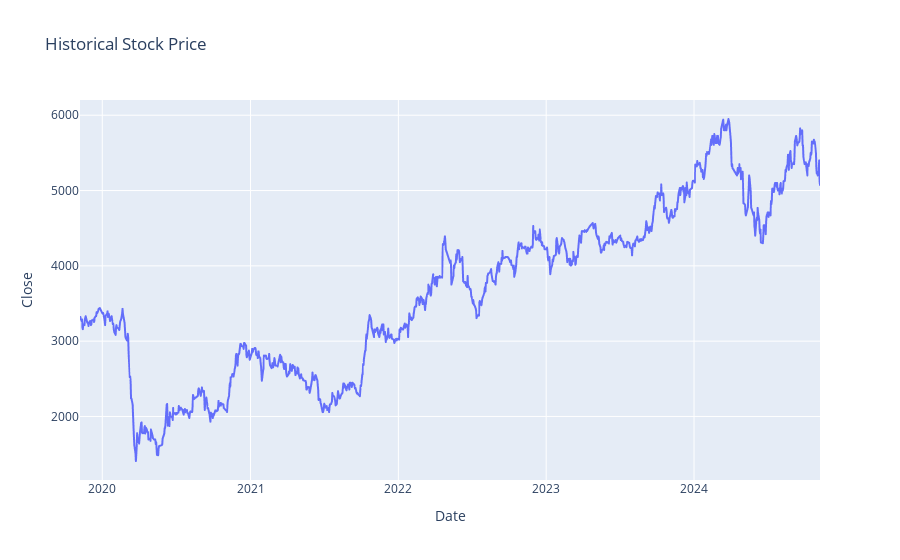

This figure's notebook cell:
### Code cell
fig = px.line(historical_data, x=historical_data.index, y="Close", title='Historical Stock Price')
fig.show()

### Figure 1 — Plotly figure (JSON) as saved in the notebook; plotly's stock layout.template omitted (floating-point values rounded to 4 significant figures; data arrays with more than 128 entries replaced by an {"elided": "..."} marker saying what was removed)
{"data": [{"hovertemplate": "Date=%{x}<br>Close=%{y}<extra></extra>", "legendgroup": "", "line": {"color": "#636efa", "dash": "solid"}, "marker": {"symbol": "circle"}, "mode": "lines", "name": "", "showlegend": false, "type": "scattergl", "x": {"elided": "1213 str values"}, "xaxis": "x", "y": {"elided": "1213 float values"}, "yaxis": "y"}], "layout": {"legend": {"tracegroupgap": 0}, "title": {"text": "Historical Stock Price"}, "xaxis": {"anchor": "y", "domain": [0, 1], "title": {"text": "Date"}}, "yaxis": {"anchor": "x", "domain": [0, 1], "title": {"text": "Close"}}}}
